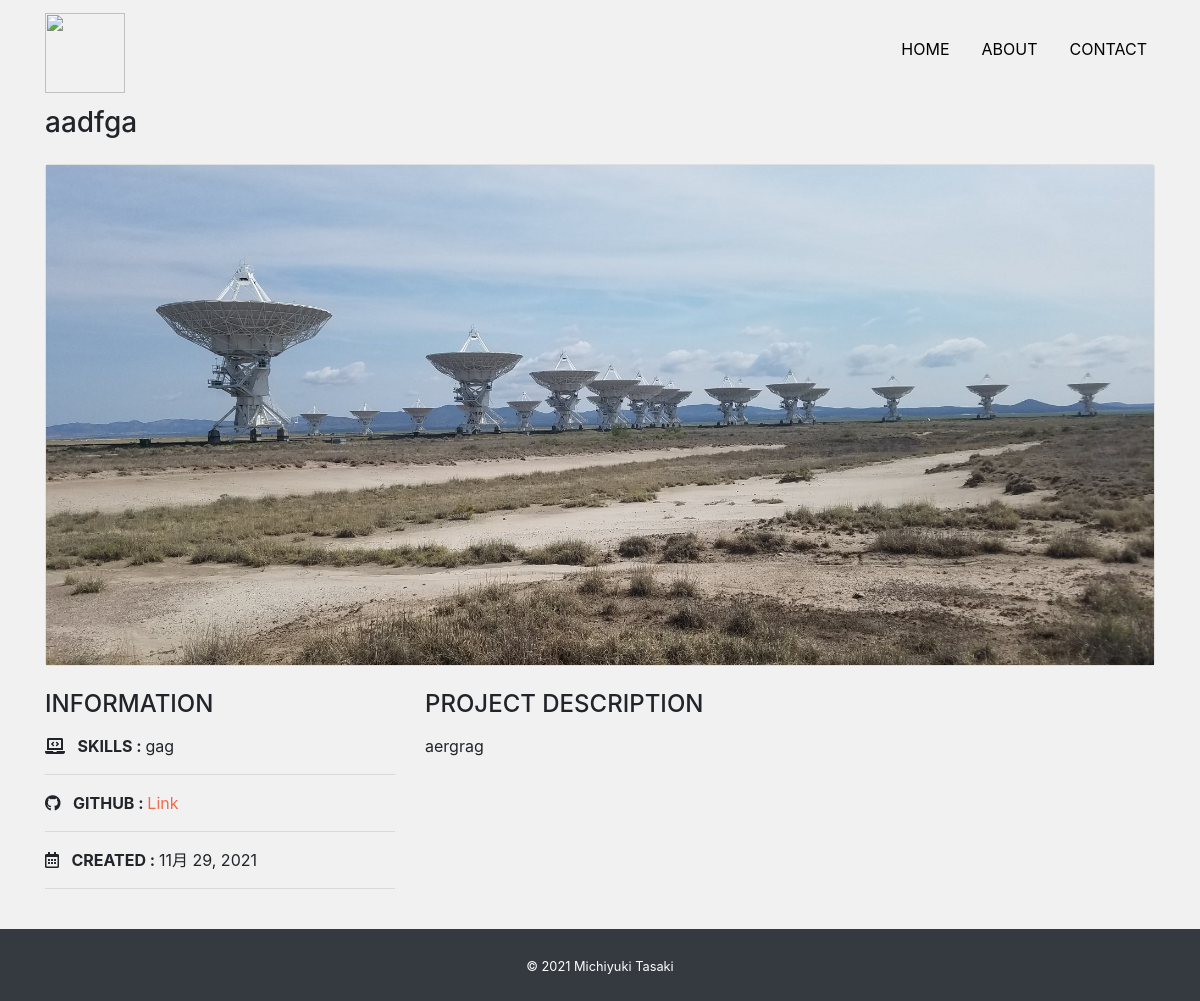
The page /detail/2/ on the database its author committed.
### app/models.py (models this page shows, shortened)
class Work(models.Model):
    title = models.CharField('タイトル', max_length=100)
    image = models.ImageField(upload_to='images', verbose_name='イメージ画像')
    thumbnail = models.ImageField(upload_to='images', verbose_name='サムネイル', null=True, blank=True)
    skill = models.CharField('スキル', max_length=100)
    url = models.CharField('URL', max_length=100, null=True, blank=True)
    created = models.DateField('作成日時')
    description = models.TextField('説明')

### app/views.py (the view)
# urls.py: path('detail/<int:pk>/', views.DetailView.as_view(), name='detail'),
class DetailView(View):
    def get(self, request, *args, **kwargs):
        work_data = Work.objects.get(id=self.kwargs['pk'])
        return render(request, 'app/detail.html', {
            'work_data': work_data
        })

### app/templates/app/detail.html
{% extends "app/base.html" %} {% block content %}
<h3 class="mb-4">{{ work_data.title }}</h3>
<div class="card top mb-4">
  <img src="{{ work_data.image.url }}" alt="" />
</div>
<div class="row">
  <div class="col-sm-4 mb-4">
    <h4 class="mb-3">INFORMATION</h4>
    <p>
      <i class="fas fa-laptop-code mr-2"></i>
      <span class="font-weight-bolder">SKILLS : </span>
      {{ work_data.skill }}
    </p>
    <hr />
    <p>
      <i class="fab fa-github mr-2"></i>
      <span class="font-weight-bolder">GITHUB : </span>
      {% if work_data.url %}
      <a class="link-color" href="{{ work_data.url }}" target="_blank">Link</a>
      {% else %} Private {% endif %}
    </p>
    <hr />
    <p>
      <i class="far fa-calendar-alt mr-2"></i>
      <span class="font-weight-bolder">CREATED : </span>
      {{ work_data.created }}
    </p>
    <hr />
  </div>
  <div class="col-sm-8 mb-5">
    <h4 class="mb-3">PROJECT DESCRIPTION</h4>
    <p>{{ work_data.description|linebreaksbr }}</p>
  </div>
</div>
{% endblock %}

### app/static/css/style.css (style rules this page uses)
* { margin: 0; padding: 0; box-sizing: border-box; }
body { background: #f1f1f1; display: flex; flex-flow: column; min-height: 100vh; }
.top img { object-fit: cover; height: 500px; }
.link-color { color: #ee6c4d; }

### rows shown on the page
Work: title "aadfga", image (picture), skill "gag", created "11月 29, 2021", description "aergrag"
